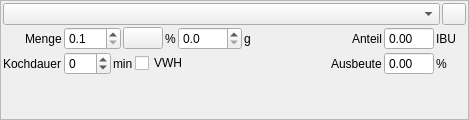
<?xml version="1.0" encoding="UTF-8"?>
<ui version="4.0">
 <class>hopfengabe</class>
 <widget class="QWidget" name="hopfengabe">
  <property name="geometry">
   <rect>
    <x>0</x>
    <y>0</y>
    <width>469</width>
    <height>120</height>
   </rect>
  </property>
  <property name="windowTitle">
   <string>Form</string>
  </property>
  <layout class="QVBoxLayout" name="verticalLayout_2">
   <property name="spacing">
    <number>0</number>
   </property>
   <property name="leftMargin">
    <number>0</number>
   </property>
   <property name="topMargin">
    <number>0</number>
   </property>
   <property name="rightMargin">
    <number>0</number>
   </property>
   <property name="bottomMargin">
    <number>0</number>
   </property>
   <item>
    <widget class="QFrame" name="frame">
     <property name="frameShape">
      <enum>QFrame::StyledPanel</enum>
     </property>
     <property name="frameShadow">
      <enum>QFrame::Raised</enum>
     </property>
     <layout class="QVBoxLayout" name="verticalLayout">
      <property name="spacing">
       <number>2</number>
      </property>
      <property name="leftMargin">
       <number>2</number>
      </property>
      <property name="topMargin">
       <number>2</number>
      </property>
      <property name="rightMargin">
       <number>2</number>
      </property>
      <property name="bottomMargin">
       <number>2</number>
      </property>
      <item>
       <layout class="QHBoxLayout" name="horizontalLayout">
        <item>
         <widget class="MyComboBox" name="comboBox_Zutat">
          <property name="maxVisibleItems">
           <number>20</number>
          </property>
         </widget>
        </item>
        <item>
         <widget class="QPushButton" name="pushButton_del">
          <property name="sizePolicy">
           <sizepolicy hsizetype="Fixed" vsizetype="Fixed">
            <horstretch>0</horstretch>
            <verstretch>0</verstretch>
           </sizepolicy>
          </property>
          <property name="minimumSize">
           <size>
            <width>24</width>
            <height>22</height>
           </size>
          </property>
          <property name="maximumSize">
           <size>
            <width>24</width>
            <height>22</height>
           </size>
          </property>
          <property name="toolTip">
           <string>Entfernt diese Zutat</string>
          </property>
          <property name="text">
           <string/>
          </property>
          <property name="icon">
           <iconset resource="../res/grafiken.qrc">
            <normaloff>:/ewz/close_button.svg</normaloff>:/ewz/close_button.svg</iconset>
          </property>
          <property name="iconSize">
           <size>
            <width>25</width>
            <height>16</height>
           </size>
          </property>
         </widget>
        </item>
       </layout>
      </item>
      <item>
       <layout class="QFormLayout" name="formLayout">
        <property name="fieldGrowthPolicy">
         <enum>QFormLayout::AllNonFixedFieldsGrow</enum>
        </property>
        <property name="labelAlignment">
         <set>Qt::AlignRight|Qt::AlignTrailing|Qt::AlignVCenter</set>
        </property>
        <property name="verticalSpacing">
         <number>2</number>
        </property>
        <item row="1" column="0">
         <widget class="QLabel" name="label">
          <property name="text">
           <string>Menge</string>
          </property>
         </widget>
        </item>
        <item row="1" column="1">
         <layout class="QHBoxLayout" name="horizontalLayout_2">
          <item>
           <widget class="MyDoubleSpinBox" name="dsb_Menge">
            <property name="focusPolicy">
             <enum>Qt::StrongFocus</enum>
            </property>
            <property name="decimals">
             <number>1</number>
            </property>
            <property name="minimum">
             <double>0.100000000000000</double>
            </property>
            <property name="maximum">
             <double>100.000000000000000</double>
            </property>
            <property name="singleStep">
             <double>0.100000000000000</double>
            </property>
           </widget>
          </item>
          <item>
           <widget class="QPushButton" name="pushButton_KorrekturMenge">
            <property name="maximumSize">
             <size>
              <width>50</width>
              <height>16777215</height>
             </size>
            </property>
           </widget>
          </item>
          <item>
           <widget class="QLabel" name="label_Mengeneinheit">
            <property name="text">
             <string>%</string>
            </property>
           </widget>
          </item>
          <item>
           <widget class="MyDoubleSpinBox" name="dsb_MengeGramm">
            <property name="minimumSize">
             <size>
              <width>50</width>
              <height>0</height>
             </size>
            </property>
            <property name="focusPolicy">
             <enum>Qt::StrongFocus</enum>
            </property>
            <property name="decimals">
             <number>1</number>
            </property>
            <property name="minimum">
             <double>0.000000000000000</double>
            </property>
            <property name="maximum">
             <double>9999.000000000000000</double>
            </property>
            <property name="singleStep">
             <double>0.100000000000000</double>
            </property>
           </widget>
          </item>
          <item>
           <widget class="QLabel" name="label_Mengeneinheit_2">
            <property name="text">
             <string>g</string>
            </property>
           </widget>
          </item>
          <item>
           <spacer name="horizontalSpacer">
            <property name="orientation">
             <enum>Qt::Horizontal</enum>
            </property>
            <property name="sizeHint" stdset="0">
             <size>
              <width>40</width>
              <height>20</height>
             </size>
            </property>
           </spacer>
          </item>
          <item>
           <widget class="QLabel" name="label_IBUAnteil">
            <property name="text">
             <string>Anteil</string>
            </property>
           </widget>
          </item>
          <item>
           <widget class="QDoubleSpinBox" name="spinBox_IBUAnteil">
            <property name="minimumSize">
             <size>
              <width>50</width>
              <height>0</height>
             </size>
            </property>
            <property name="readOnly">
             <bool>true</bool>
            </property>
            <property name="buttonSymbols">
             <enum>QAbstractSpinBox::NoButtons</enum>
            </property>
            <property name="maximum">
             <double>99.989999999999995</double>
            </property>
           </widget>
          </item>
          <item>
           <widget class="QLabel" name="label_IBUAnteil_2">
            <property name="minimumSize">
             <size>
              <width>30</width>
              <height>0</height>
             </size>
            </property>
            <property name="maximumSize">
             <size>
              <width>30</width>
              <height>16777215</height>
             </size>
            </property>
            <property name="text">
             <string>IBU</string>
            </property>
           </widget>
          </item>
         </layout>
        </item>
        <item row="2" column="0">
         <widget class="QLabel" name="label_2">
          <property name="text">
           <string>Kochdauer</string>
          </property>
         </widget>
        </item>
        <item row="2" column="1">
         <layout class="QHBoxLayout" name="horizontalLayout_3">
          <item>
           <widget class="MySpinBox" name="spinBox_Kochdauer">
            <property name="minimum">
             <number>-99</number>
            </property>
            <property name="maximum">
             <number>999</number>
            </property>
           </widget>
          </item>
          <item>
           <widget class="QLabel" name="label_3">
            <property name="text">
             <string>min</string>
            </property>
           </widget>
          </item>
          <item>
           <widget class="QCheckBox" name="checkBox_vwh">
            <property name="toolTip">
             <string>Vorderwürze Hopfung</string>
            </property>
            <property name="text">
             <string>VWH</string>
            </property>
           </widget>
          </item>
          <item>
           <spacer name="horizontalSpacer_3">
            <property name="orientation">
             <enum>Qt::Horizontal</enum>
            </property>
            <property name="sizeHint" stdset="0">
             <size>
              <width>40</width>
              <height>20</height>
             </size>
            </property>
           </spacer>
          </item>
          <item>
           <widget class="QLabel" name="label_Ausbeute">
            <property name="text">
             <string>Ausbeute</string>
            </property>
           </widget>
          </item>
          <item>
           <widget class="QDoubleSpinBox" name="spinBox_Ausbeute">
            <property name="minimumSize">
             <size>
              <width>50</width>
              <height>0</height>
             </size>
            </property>
            <property name="readOnly">
             <bool>true</bool>
            </property>
            <property name="buttonSymbols">
             <enum>QAbstractSpinBox::NoButtons</enum>
            </property>
           </widget>
          </item>
          <item>
           <widget class="QLabel" name="label_Ausbeute_2">
            <property name="minimumSize">
             <size>
              <width>30</width>
              <height>0</height>
             </size>
            </property>
            <property name="maximumSize">
             <size>
              <width>30</width>
              <height>16777215</height>
             </size>
            </property>
            <property name="text">
             <string>%</string>
            </property>
           </widget>
          </item>
         </layout>
        </item>
       </layout>
      </item>
     </layout>
    </widget>
   </item>
  </layout>
 </widget>
 <customwidgets>
  <customwidget>
   <class>MyComboBox</class>
   <extends>QComboBox</extends>
   <header>./src/mycombobox.h</header>
  </customwidget>
  <customwidget>
   <class>MyDoubleSpinBox</class>
   <extends>QDoubleSpinBox</extends>
   <header>./src/mydoublespinbox.h</header>
  </customwidget>
  <customwidget>
   <class>MySpinBox</class>
   <extends>QSpinBox</extends>
   <header>./src/myspinbox.h</header>
  </customwidget>
 </customwidgets>
 <tabstops>
  <tabstop>dsb_Menge</tabstop>
  <tabstop>spinBox_Kochdauer</tabstop>
  <tabstop>pushButton_KorrekturMenge</tabstop>
  <tabstop>checkBox_vwh</tabstop>
  <tabstop>spinBox_IBUAnteil</tabstop>
  <tabstop>spinBox_Ausbeute</tabstop>
  <tabstop>dsb_MengeGramm</tabstop>
  <tabstop>pushButton_del</tabstop>
  <tabstop>comboBox_Zutat</tabstop>
 </tabstops>
 <resources>
  <include location="../res/grafiken.qrc"/>
 </resources>
 <connections/>
</ui>
